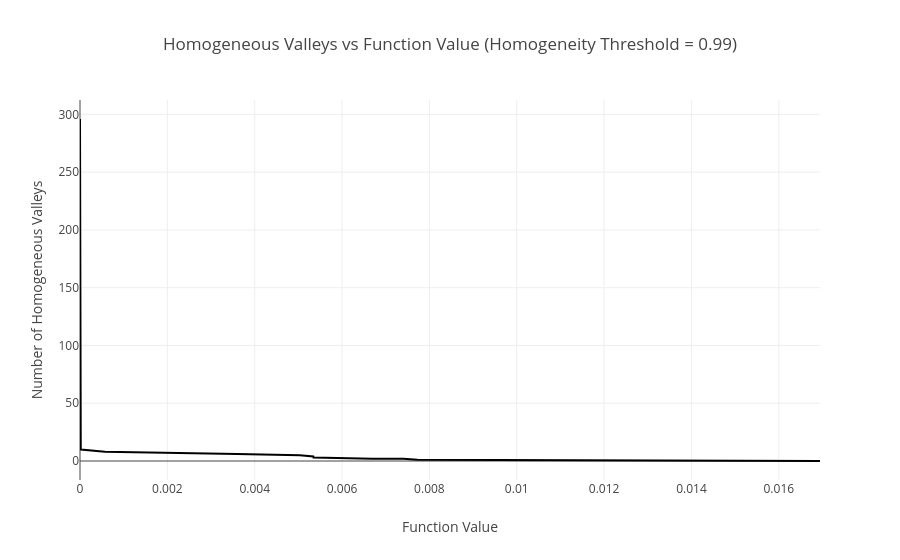

The notebook cell saved with this chart:
### Code cell
import plotly.express as px

px.line(x=fns, y=counts, labels={"x": "Function Value", "y": "Number of Homogeneous Valleys"}, title=f"Homogeneous Valleys vs Function Value (Homogeneity Threshold = {homo_prop})")

### Figure 1 — Plotly figure (JSON) as saved in the notebook; plotly's stock layout.template omitted (floating-point values rounded to 4 significant figures; data arrays with more than 128 entries replaced by an {"elided": "..."} marker saying what was removed)
{"data": [{"hovertemplate": "Function Value=%{x}<br>Number of Homogeneous Valleys=%{y}<extra></extra>", "legendgroup": "", "line": {"color": "#000001", "dash": "solid"}, "marker": {"symbol": "circle"}, "mode": "lines", "name": "", "orientation": "v", "showlegend": false, "type": "scatter", "x": {"elided": "296 float values"}, "xaxis": "x", "y": {"elided": "296 int values"}, "yaxis": "y"}], "layout": {"legend": {"tracegroupgap": 0}, "title": {"text": "Homogeneous Valleys vs Function Value (Homogeneity Threshold = 0.99)"}, "xaxis": {"anchor": "y", "domain": [0, 1], "title": {"text": "Function Value"}}, "yaxis": {"anchor": "x", "domain": [0, 1], "title": {"text": "Number of Homogeneous Valleys"}}}}
